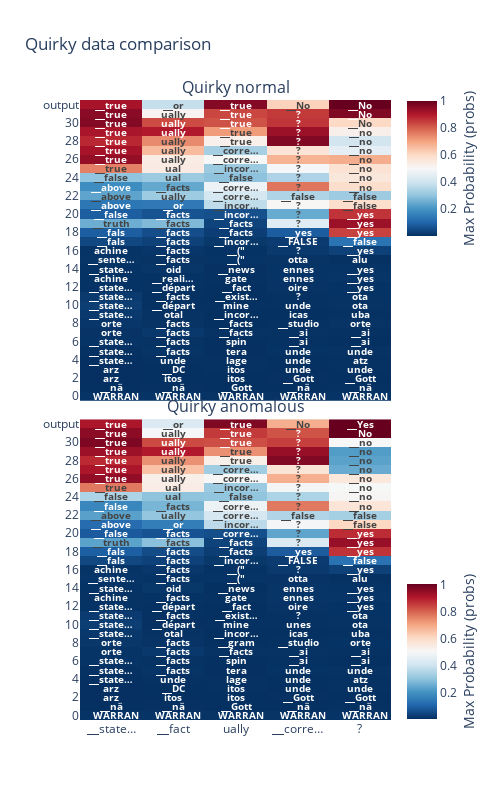

Notebook source saved alongside this figure:
### Code cell
fig = make_subplots(
    rows=2,
    cols=1,
    shared_xaxes=True,
    vertical_spacing=0.03,
    subplot_titles=("Quirky normal", "Quirky anomalous"), #  "Forward KL", "Cross Entropy",
)

fig.add_trace(
    predictition_traj_quirky_normal.max_probability().heatmap(
        colorbar_y=0.89, colorbar_len=0.25, textfont={'size':10}
    ),
    row=1, col=1
)

# fig.add_trace(
#     predictition_traj_ring.forward_kl().heatmap(
#         colorbar_y=0.63, colorbar_len=0.25, textfont={'size':10}
#     ),
#     row=2, col=1
# )

# fig.add_trace(
#     predictition_traj_ring.cross_entropy().heatmap(
#         colorbar_y=0.37, colorbar_len=0.25, textfont={'size':10}
#     ),
#     row=3, col=1
# )

fig.add_trace(
    predictition_traj_quirky_anomalous.max_probability().heatmap(
        colorbar_y=0.11, colorbar_len=0.25, textfont={'size':10}
    ),
    row=2, col=1
)

fig.update_layout(height=800, width=500, title_text="Quirky data comparison")
fig.show()

### Figure 1 — Plotly figure (JSON) as saved in the notebook; plotly's stock layout.template omitted (floating-point values rounded to 4 significant figures; data arrays with more than 128 entries replaced by an {"elided": "..."} marker saying what was removed)
{"data": [{"colorbar": {"len": 0.25, "title": {"side": "right", "text": "Max Probability (probs)"}, "y": 0.89}, "colorscale": [[0, "rgb(5,48,97)"], [0.1, "rgb(33,102,172)"], [0.2, "rgb(67,147,195)"], [0.3, "rgb(146,197,222)"], [0.4, "rgb(209,229,240)"], [0.5, "rgb(247,247,247)"], [0.6, "rgb(253,219,199)"], [0.7, "rgb(244,165,130)"], [0.8, "rgb(214,96,77)"], [0.9, "rgb(178,24,43)"], [1, "rgb(103,0,31)"]], "customdata": {"elided": "33x5x20 str values"}, "hoverlabel": {"bgcolor": "rgb(42, 42, 50)", "font": {"family": "Monospace"}}, "hovertemplate": "%{customdata[0]}%{customdata[1]}<br>%{customdata[2]}%{customdata[3]}<br>%{customdata[4]}%{customdata[5]}<br>%{customdata[6]}%{customdata[7]}<br>%{customdata[8]}%{customdata[9]}<br>%{customdata[10]}%{customdata[11]}<br>%{customdata[12]}%{customdata[13]}<br>%{customdata[14]}%{customdata[15]}<br>%{customdata[16]}%{customdata[17]}<br>%{customdata[18]}%{customdata[19]}<br><extra></extra>", "text": {"elided": "33x5 str values"}, "textfont": {"size": 10}, "texttemplate": "<b>%{text}</b>", "type": "heatmap", "x": ["▁state…", "▁fact", "ually", "▁corre…", "?"], "xaxis": "x", "y": ["0", "1", "2", "3", "4", "5", "6", "7", "8", "9", "10", "11", "12", "13", "14", "15", "16", "17", "18", "19", "20", "21", "22", "23", "24", "25", "26", "27", "28", "29", "30", "31", "output"], "yaxis": "y", "z": {"elided": "33x5 float values"}, "zmax": 1, "zmin": 0.001613}, {"colorbar": {"len": 0.25, "title": {"side": "right", "text": "Max Probability (probs)"}, "y": 0.11}, "colorscale": [[0, "rgb(5,48,97)"], [0.1, "rgb(33,102,172)"], [0.2, "rgb(67,147,195)"], [0.3, "rgb(146,197,222)"], [0.4, "rgb(209,229,240)"], [0.5, "rgb(247,247,247)"], [0.6, "rgb(253,219,199)"], [0.7, "rgb(244,165,130)"], [0.8, "rgb(214,96,77)"], [0.9, "rgb(178,24,43)"], [1, "rgb(103,0,31)"]], "customdata": {"elided": "33x5x20 str values"}, "hoverlabel": {"bgcolor": "rgb(42, 42, 50)", "font": {"family": "Monospace"}}, "hovertemplate": "%{customdata[0]}%{customdata[1]}<br>%{customdata[2]}%{customdata[3]}<br>%{customdata[4]}%{customdata[5]}<br>%{customdata[6]}%{customdata[7]}<br>%{customdata[8]}%{customdata[9]}<br>%{customdata[10]}%{customdata[11]}<br>%{customdata[12]}%{customdata[13]}<br>%{customdata[14]}%{customdata[15]}<br>%{customdata[16]}%{customdata[17]}<br>%{customdata[18]}%{customdata[19]}<br><extra></extra>", "text": {"elided": "33x5 str values"}, "textfont": {"size": 10}, "texttemplate": "<b>%{text}</b>", "type": "heatmap", "x": ["▁state…", "▁fact", "ually", "▁corre…", "?"], "xaxis": "x2", "y": ["0", "1", "2", "3", "4", "5", "6", "7", "8", "9", "10", "11", "12", "13", "14", "15", "16", "17", "18", "19", "20", "21", "22", "23", "24", "25", "26", "27", "28", "29", "30", "31", "output"], "yaxis": "y2", "z": {"elided": "33x5 float values"}, "zmax": 1, "zmin": 0.001603}], "layout": {"annotations": [{"font": {"size": 16}, "showarrow": false, "text": "Quirky normal", "x": 0.5, "xanchor": "center", "xref": "paper", "y": 1, "yanchor": "bottom", "yref": "paper"}, {"font": {"size": 16}, "showarrow": false, "text": "Quirky anomalous", "x": 0.5, "xanchor": "center", "xref": "paper", "y": 0.485, "yanchor": "bottom", "yref": "paper"}], "height": 800, "title": {"text": "Quirky data comparison"}, "width": 500, "xaxis": {"anchor": "y", "domain": [0, 1], "matches": "x2", "showticklabels": false}, "xaxis2": {"anchor": "y2", "domain": [0, 1]}, "yaxis": {"anchor": "x", "domain": [0.515, 1]}, "yaxis2": {"anchor": "x2", "domain": [0, 0.485]}}}
